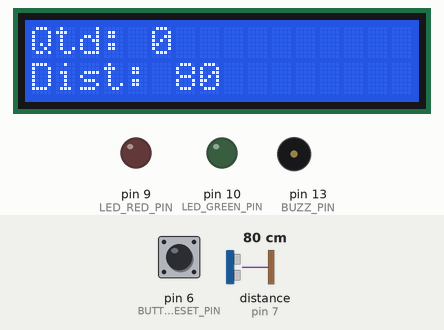
Recording of a sketch running on a simulated Arduino Uno, built with avr-gcc and run on an emulated ATmega328P. On the bench: 16×2 character LCD, output pins drawn as LEDs (lit = HIGH), buzzer (waves = sounding). Wiring (inferred from the names in the program): ultrasonic range finder: trigger pin 8; echo pin 7. The test bench sets the inputs (shaded band); at power-on: distance to the obstacle (sensor on pin 7) 80 cm, pin 6 (BUTTON_RESET_PIN) HIGH. The echo pulse lasts 58.3 µs per cm; pins used as bus, display or sensor lines are not drawn; what the sketch prints to the serial monitor is not drawn.

Above: at 1.2 s.
1.3 s: distance to the obstacle (sensor on pin 7) set to 7 cm
At 3.2 s:
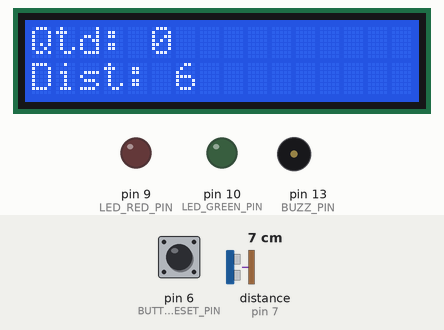
3.5 s: distance to the obstacle (sensor on pin 7) set to 4 cm
At 4.9 s:
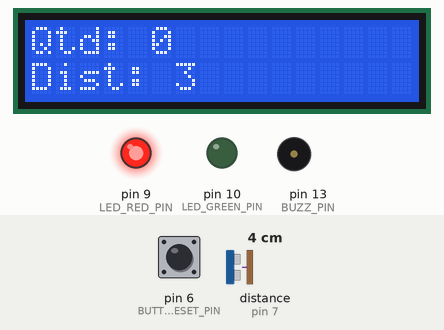
5.5 s: pin 6 (BUTTON_RESET_PIN) pulled LOW for 0.15 s
At 5.6 s:
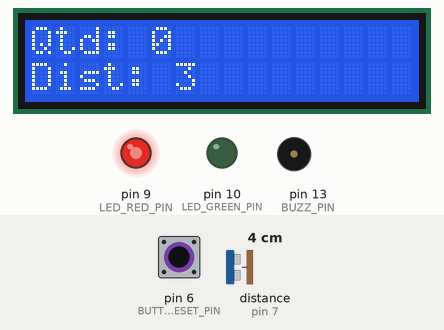
7.2 s: distance to the obstacle (sensor on pin 7) set to 23 cm
At 9.2 s:
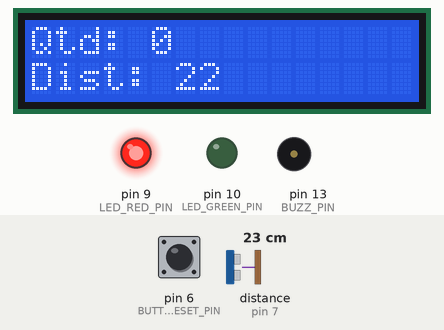
9.5 s: distance to the obstacle (sensor on pin 7) set to 27 cm
At 12.0 s:
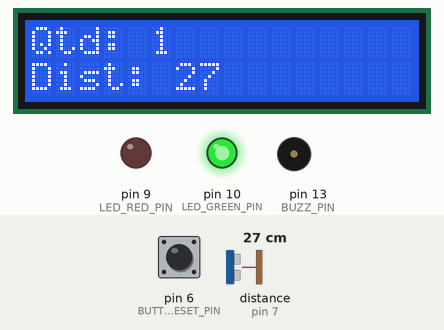
12.5 s: pin 6 (BUTTON_RESET_PIN) pulled LOW for 1 s
At 14.5 s:
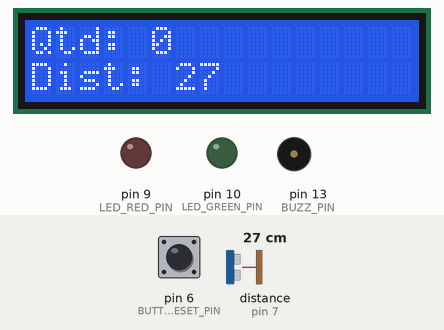
Timing chart, 0 to 16.0 s (numbered marks = the images above; inputs shaded):
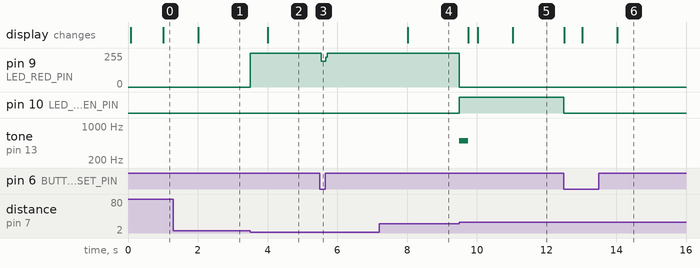

Measured:
- the behaviour switches between 6 and 5 cm on distance to the obstacle (sensor on pin 7) (found by bisection; images 1 and 2)
- the behaviour switches between 25 and 26 cm on distance to the obstacle (sensor on pin 7) (found by bisection; images 4 and 5)
- after the input at 1.3 s, the display: changes after 0.71 s (image 1)
- after the input at 3.5 s, pin 9 (LED_RED_PIN): 0/255 → 255/255 at once; the display: changes after 0.51 s (image 2)
- after the input at 5.5 s, pin 9 (LED_RED_PIN): 255/255 → 193/255 after 0.05 s, → 255/255 0.12 s later
- after the input at 7.2 s, the display: changes after 0.82 s (image 4)
- after the input at 9.5 s, pin 9 (LED_RED_PIN): 255/255 → 0/255 at once; pin 10 (LED_GREEN_PIN): LOW → HIGH at once; tone on pin 13 (BUZZ_PIN): silent → 500 Hz at once, → silent 0.25 s later; the display: first changes after 0.26 s (image 5 shows a later state)
- after the input at 12.5 s, pin 10 (LED_GREEN_PIN): HIGH → LOW at once; the display: changes at once (image 6)

The sketch:

arduino-contador-flexoes-tfm.ino
```cpp
#include <LiquidCrystal.h>

#define BUTTON_RESET_PIN 6

#define ECHO_PIN 7
#define TRIGGER_PIN 8

#define LED_RED_PIN 9
#define LED_GREEN_PIN 10
#define BUZZ_PIN 13

uint32_t timer = 0;

//Define os pinos que serão utilizados para ligação ao display
LiquidCrystal lcd(12, 11, 5, 4, 3, 2);

int flexao = 0;
bool contando = false;

// variáveis limites de altura da distância
int dist_abaixo_cm = 5;
int dist_acima_cm = 25;

void setup()
{
  setandoPinos();
  Serial.begin(9600);
}

void loop()
{

  long dist = (0.01723 * readUltrasonicDistance(TRIGGER_PIN, ECHO_PIN));

  contandoFlexoes(dist);

  Serial.println(dist);
  exibindoTexto(dist);

  resetContagem();
}

void resetContagem()
{
  if (!digitalRead(BUTTON_RESET_PIN)){
      flexao =  0;
       digitalWrite(LED_GREEN_PIN, LOW);
              digitalWrite(LED_RED_PIN, LOW);

    contando = false;
  }
}

void contandoFlexoes(long distancia)
{
  noTone(BUZZ_PIN);
  if (distancia < dist_abaixo_cm)
  {
    digitalWrite(LED_RED_PIN, HIGH);
    digitalWrite(LED_GREEN_PIN, LOW);
    contando = true;
  } else if (distancia > dist_acima_cm && contando)
  {
    digitalWrite(LED_RED_PIN, LOW);
    digitalWrite(LED_GREEN_PIN, HIGH);

    if (contando)
    {
      flexao++;
      tone(BUZZ_PIN, 500);
      delay(250);
    }
    contando = false;
  }
}

void setandoPinos()
{

  pinMode(BUTTON_RESET_PIN, INPUT_PULLUP);
  digitalWrite(BUTTON_RESET_PIN, HIGH);

  pinMode(TRIGGER_PIN, OUTPUT);
  pinMode(ECHO_PIN, INPUT);
  digitalWrite(TRIGGER_PIN, LOW);

  pinMode(BUZZ_PIN, OUTPUT);
  noTone(BUZZ_PIN);

  pinMode(LED_RED_PIN, OUTPUT);
  pinMode(LED_GREEN_PIN, OUTPUT);
  lcd.begin(16, 2); // Define o display com 16 colunas e 2 linhas
  lcd.clear();      // limpa a tela do display
}

void exibindoTexto(long texto)
{

  lcd.setCursor(0, 0); // Define o cursor na posição de início
  lcd.print("Qtd: ");
  lcd.print(flexao);
  lcd.print("     ");

  if (millis() - timer >= 1000)
  {

    lcd.setCursor(0, 1); // Define o cursor na posição de início
    lcd.print("Dist: ");
    lcd.print(texto);
    lcd.print("     ");
    timer = millis(); // Atualiza a referência
  }
}

long readUltrasonicDistance(int trigger, int echo)
{
  pinMode(trigger, OUTPUT); // Clear the trigger
  digitalWrite(trigger, LOW);
  delayMicroseconds(2);
  // Sets the trigger pin to HIGH state for 10 microseconds
  digitalWrite(trigger, HIGH);
  delayMicroseconds(10);
  digitalWrite(trigger, LOW);
  pinMode(echo, INPUT);
  // Reads the echo pin, and returns the sound wave travel time in microseconds
  return pulseIn(echo, HIGH);
}
```
